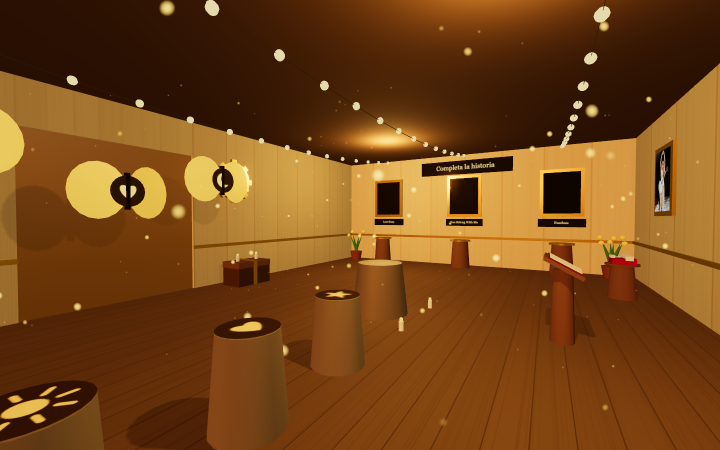
#> input picture output/propuesta-salas-2026-11-01/capturas/1-fearless-diagonal.png, 1440 x 900 px (shown at 1/2 size)
$ python comparar.py
#> lines starting #> are read from the running program, lines starting #| are printed output that depends on the picture
from pathlib import Path
from PIL import Image,ImageDraw,ImageFont

root=Path(__file__).parent
before=root.parent/'propuesta-salas-2026-11-01/capturas/1-fearless-diagonal.png'
after=root/'diagonal.png'
font=ImageFont.truetype('C:/Windows/Fonts/arial.ttf',25)
canvas=Image.new('RGB',(1920,650),'#181611')
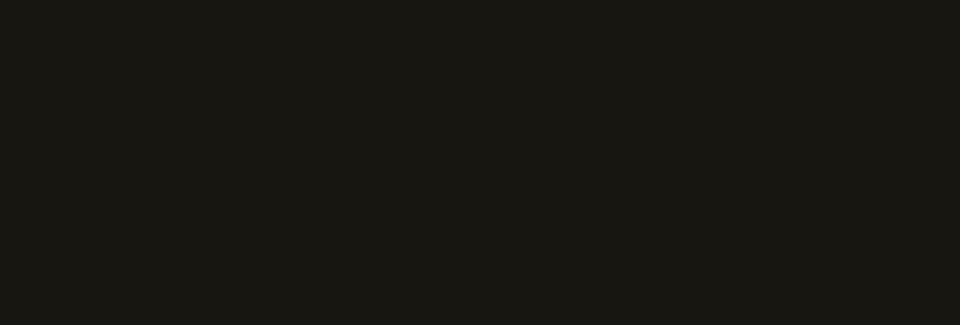
#> canvas: PIL image 1920x650 RGB (shown at 1/2 size); mean R, G, B 24, 22, 17
d=ImageDraw.Draw(canvas)
for x,label,file in [(0,'ANTES',before),(960,'FEARLESS · MATERIALES APLICADOS',after)]:
    d.text((x+18,12),label,font=font,fill='#e7d6b3')
    im=Image.open(file).convert('RGB').resize((960,600),Image.Resampling.LANCZOS)
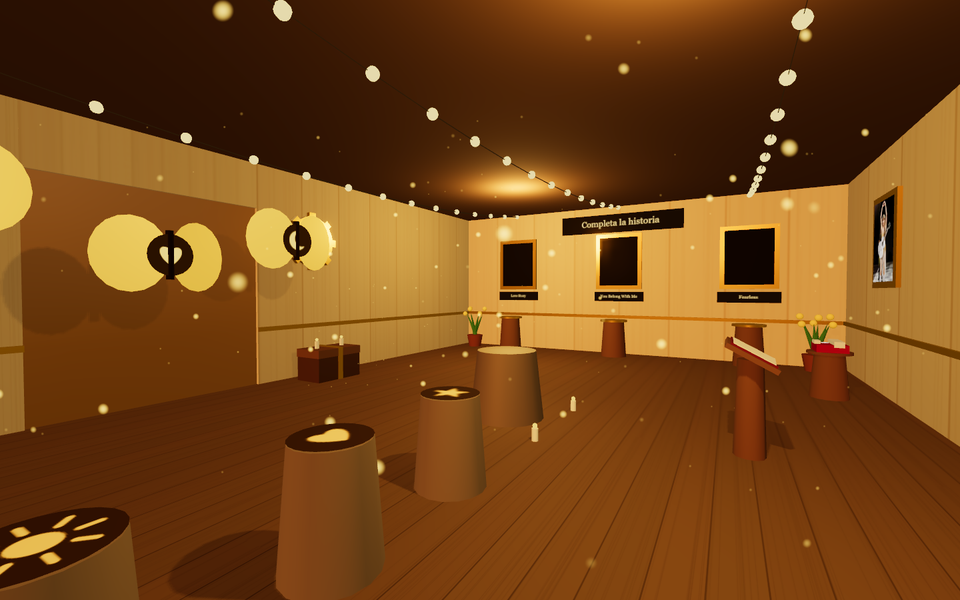
#> im: PIL image 960x600 RGB; mean R, G, B 118.1, 70.3, 23.3
    canvas.paste(im,(x,50))
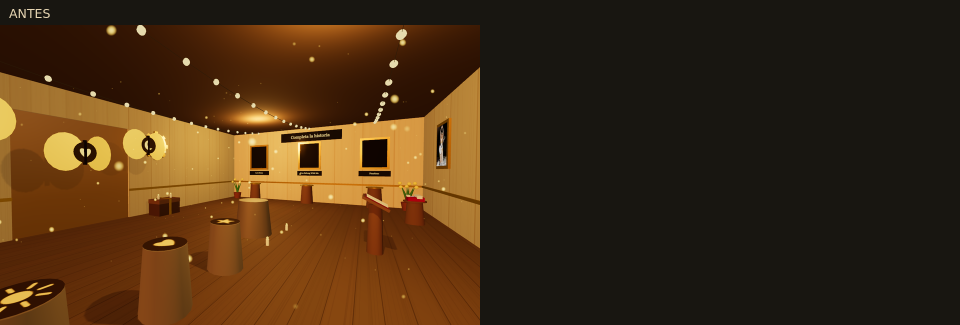
#> canvas: PIL image 1920x650 RGB (shown at 1/2 size); mean R, G, B 67.5, 44.4, 20
#> pass 2 of the loop `for x,label,file in [(0,'ANTES',before),(960,'FEARLESS · MATERIALES AP..`:
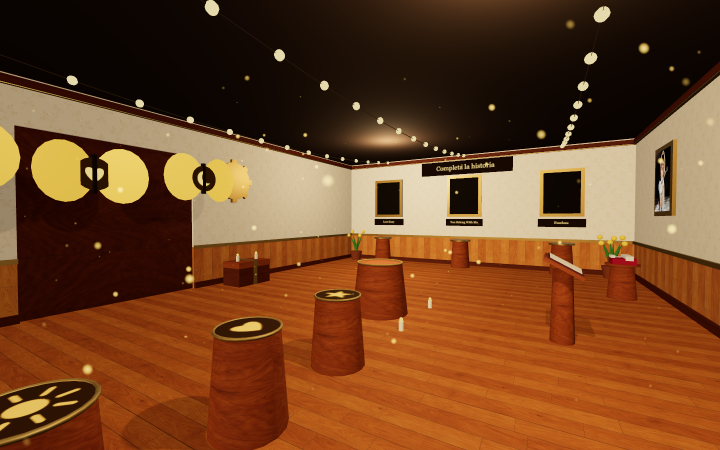
#> input picture output/fearless-retexturizado-2026-11-06/diagonal.png, 1440 x 900 px (shown at 1/2 size)
#> `im=Image.open(file).convert('RGB').resize((960,600),Image.Resampling.L..`:
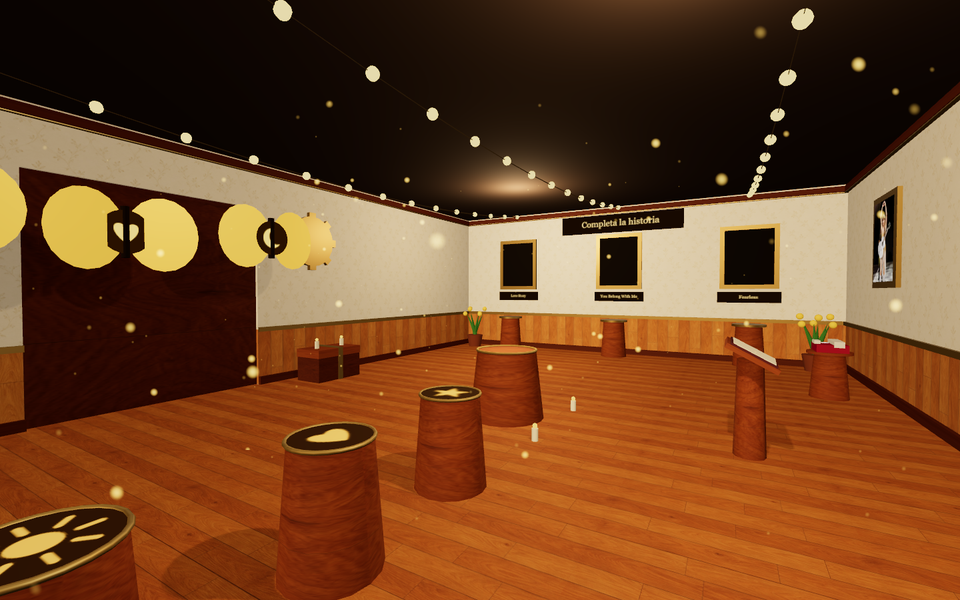
#> im: PIL image 960x600 RGB; mean R, G, B 113.9, 68.4, 35.1
#> `canvas.paste(im,(x,50))`:
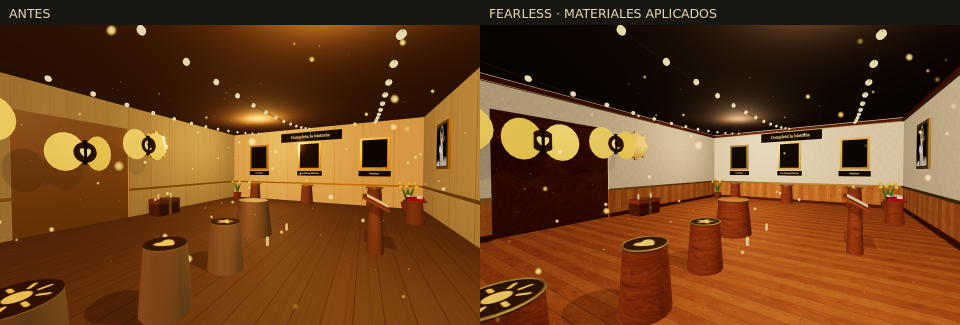
#> canvas: PIL image 1920x650 RGB (shown at 1/2 size); mean R, G, B 109.4, 66.2, 28.7
canvas.save(root/'antes-despues.jpg',quality=93)
print('Comparación guardada.')
